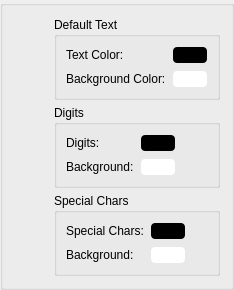
                            <widget class="QGroupBox" name="coloredPasswordsGroupBox">
                                <property name="enabled">
                                    <bool>true</bool>
                                </property>
                                <layout class="QHBoxLayout" name="coloredPasswordsHBoxLayout" stretch="0,0">
                                    <item>
                                        <spacer name="coloredPasswordsSpacer">
                                            <property name="orientation">
                                                <enum>Qt::Horizontal</enum>
                                            </property>
                                            <property name="sizeType">
                                                <enum>QSizePolicy::Fixed</enum>
                                            </property>
                                            <property name="sizeHint" stdset="0">
                                                <size>
                                                    <width>40</width>
                                                    <height>20</height>
                                                </size>
                                            </property>
                                        </spacer>
                                    </item>
                                    <item>
                                        <layout class="QVBoxLayout" name="coloredPasswordsVBoxLayout">
                                            <property name="spacing">
                                                <number>5</number>
                                            </property>
                                            <item>
                                                <widget class="QGroupBox" name="defaultTextGroupBox">
                                                    <property name="enabled">
                                                        <bool>true</bool>
                                                    </property>
                                                    <property name="title">
                                                        <string>Default Text</string>
                                                    </property>
                                                    <layout class="QVBoxLayout" name="defaultTextLayout">
                                                        <item>
                                                            <layout class="QFormLayout" name="defaultTextFormLayout">
                                                                <property name="fieldGrowthPolicy">
                                                                    <enum>QFormLayout::FieldsStayAtSizeHint</enum>
                                                                </property>
                                                                <item row="1" column="0">
                                                                    <widget class="QLabel" name="defaultTextColorLabel">
                                                                        <property name="autoFillBackground">
                                                                            <bool>false</bool>
                                                                        </property>
                                                                        <property name="text">
                                                                            <string>Text Color:</string>
                                                                        </property>
                                                                    </widget>
                                                                </item>
                                                                <item row="2" column="0">
                                                                    <widget class="QLabel"
                                                                            name="defaultTextBackgroundLabel">
                                                                        <property name="text">
                                                                            <string>Background Color:</string>
                                                                        </property>
                                                                    </widget>
                                                                </item>
                                                                <item row="1" column="1">
                                                                    <widget class="QPushButton"
                                                                            name="defaultTextPushButton">
                                                                        <property name="styleSheet">
                                                                            <string notr="true">QPushButton{
                                                                                background-color: rgb(0, 0, 0);
                                                                                border-style: solid;
                                                                                border-width: 2px;
                                                                                border-radius: 5px;
                                                                                }

                                                                                QPushButton:hover{
                                                                                background-color: lightblue;
                                                                                }
                                                                            </string>
                                                                        </property>
                                                                        <property name="text">
                                                                            <string/>
                                                                        </property>
                                                                    </widget>
                                                                </item>
                                                                <item row="2" column="1">
                                                                    <widget class="QPushButton"
                                                                            name="defaultTextBackgroundPushButton">
                                                                        <property name="minimumSize">
                                                                            <size>
                                                                                <width>0</width>
                                                                                <height>0</height>
                                                                            </size>
                                                                        </property>
                                                                        <property name="styleSheet">
                                                                            <string notr="true">QPushButton{
                                                                                background-color: rgb(255, 255, 255);
                                                                                border-style: solid;
                                                                                border-width: 2px;
                                                                                border-radius: 5px;
                                                                                }

                                                                                QPushButton:hover{
                                                                                background-color: lightblue;
                                                                                }
                                                                            </string>
                                                                        </property>
                                                                        <property name="text">
                                                                            <string/>
                                                                        </property>
                                                                        <property name="default">
                                                                            <bool>false</bool>
                                                                        </property>
                                                                    </widget>
                                                                </item>
                                                            </layout>
                                                        </item>
                                                    </layout>
                                                </widget>
                                            </item>
                                            <item>
                                                <widget class="QGroupBox" name="digitsGroupBox">
                                                    <property name="enabled">
                                                        <bool>true</bool>
                                                    </property>
                                                    <property name="title">
                                                        <string>Digits</string>
                                                    </property>
                                                    <layout class="QVBoxLayout" name="digitsLayout">
                                                        <item>
                                                            <layout class="QFormLayout" name="digitsFormLayout">
                                                                <property name="fieldGrowthPolicy">
                                                                    <enum>QFormLayout::FieldsStayAtSizeHint</enum>
                                                                </property>
                                                                <item row="0" column="0">
                                                                    <widget class="QLabel" name="digitsColorLabel">
                                                                        <property name="text">
                                                                            <string>Digits:</string>
                                                                        </property>
                                                                    </widget>
                                                                </item>
                                                                <item row="0" column="1">
                                                                    <widget class="QPushButton"
                                                                            name="digitsColorPushButton">
                                                                        <property name="styleSheet">
                                                                            <string notr="true">QPushButton{
                                                                                background-color: rgb(0, 0, 0);
                                                                                border-style: solid;
                                                                                border-width: 2px;
                                                                                border-radius: 5px;
                                                                                }

                                                                                QPushButton:hover{
                                                                                background-color: lightblue;
                                                                                }
                                                                            </string>
                                                                        </property>
                                                                        <property name="text">
                                                                            <string/>
                                                                        </property>
                                                                    </widget>
                                                                </item>
                                                                <item row="1" column="0">
                                                                    <widget class="QLabel" name="digitsBackgroundLabel">
                                                                        <property name="text">
                                                                            <string>Background:</string>
                                                                        </property>
                                                                    </widget>
                                                                </item>
                                                                <item row="1" column="1">
                                                                    <widget class="QPushButton"
                                                                            name="digitsBackgroundPushBox">
                                                                        <property name="styleSheet">
                                                                            <string notr="true">QPushButton{
                                                                                background-color: rgb(255, 255, 255);
                                                                                border-style: solid;
                                                                                border-width: 2px;
                                                                                border-radius: 5px;
                                                                                }

                                                                                QPushButton:hover{
                                                                                background-color: lightblue;
                                                                                }
                                                                            </string>
                                                                        </property>
                                                                        <property name="text">
                                                                            <string/>
                                                                        </property>
                                                                    </widget>
                                                                </item>
                                                            </layout>
                                                        </item>
                                                    </layout>
                                                </widget>
                                            </item>
                                            <item>
                                                <widget class="QGroupBox" name="specialCharsGroupBox">
                                                    <property name="enabled">
                                                        <bool>true</bool>
                                                    </property>
                                                    <property name="title">
                                                        <string>Special Chars</string>
                                                    </property>
                                                    <layout class="QVBoxLayout" name="specialCharsLayout">
                                                        <item>
                                                            <layout class="QFormLayout" name="specialCharsFormLayout">
                                                                <property name="fieldGrowthPolicy">
                                                                    <enum>QFormLayout::FieldsStayAtSizeHint</enum>
                                                                </property>
                                                                <item row="0" column="0">
                                                                    <widget class="QLabel"
                                                                            name="specialCharsColorLabel">
                                                                        <property name="text">
                                                                            <string>Special Chars:</string>
                                                                        </property>
                                                                    </widget>
                                                                </item>
                                                                <item row="0" column="1">
                                                                    <widget class="QPushButton"
                                                                            name="specialCharsPushButton">
                                                                        <property name="styleSheet">
                                                                            <string notr="true">QPushButton{
                                                                                background-color: rgb(0, 0, 0);
                                                                                border-style: solid;
                                                                                border-width: 2px;
                                                                                border-radius: 5px;
                                                                                }

                                                                                QPushButton:hover{
                                                                                background-color: lightblue;
                                                                                }
                                                                            </string>
                                                                        </property>
                                                                        <property name="text">
                                                                            <string/>
                                                                        </property>
                                                                    </widget>
                                                                </item>
                                                                <item row="1" column="0">
                                                                    <widget class="QLabel"
                                                                            name="specialCharsBackgroundLabel">
                                                                        <property name="text">
                                                                            <string>Background:</string>
                                                                        </property>
                                                                    </widget>
                                                                </item>
                                                                <item row="1" column="1">
                                                                    <widget class="QPushButton"
                                                                            name="specialCharsBackgroundPushButton">
                                                                        <property name="styleSheet">
                                                                            <string notr="true">QPushButton{
                                                                                background-color: rgb(255, 255, 255);
                                                                                border-style: solid;
                                                                                border-width: 2px;
                                                                                border-radius: 5px;
                                                                                }

                                                                                QPushButton:hover{
                                                                                background-color: lightblue;
                                                                                }
                                                                            </string>
                                                                        </property>
                                                                        <property name="text">
                                                                            <string/>
                                                                        </property>
                                                                    </widget>
                                                                </item>
                                                            </layout>
                                                        </item>
                                                    </layout>
                                                </widget>
                                            </item>
                                        </layout>
                                    </item>
                                </layout>
                            </widget>
